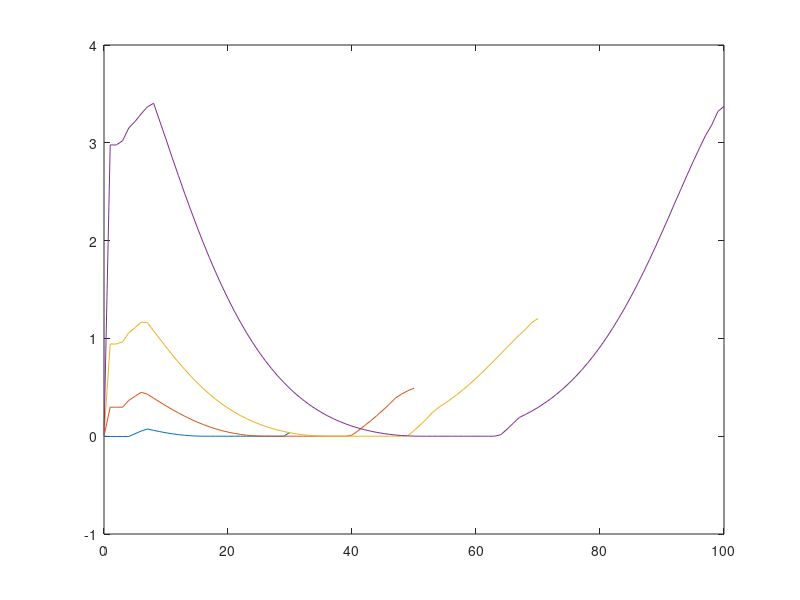

Here is the MATLAB script that generated this plot: (Note: this script raises an error after producing the figure.)
clear;
clc;

load('perfisdepot_3_5_7_10.mat');
figure(1)
%subplot(121)
p = plot(t1,y1,t2,y2,t3,y3,t4,y4);
for i=1:4
    p(i).LineWidth = 2;
end
grid on;
%title('a) Power difference vs time');
xlabel('time(s)');
ylabel('\DeltaP_{Tx} (W)');
ylim([0 3.5]);
legend('y_l=3 m','y_l=5 m','y_l=7 m','y_l=10 m','Location','southeast');
% legend('boxoff');

figure(2)
%subplot(122)
x = [0 3 5 7 10];
y = [0 max(y1) max(y2) max(y3) max(y4)];
coef4 = polyfit(x,y,length(y)-1);
coef3 = polyfit(x,y,length(y)-2);
coef2 = polyfit(x,y,length(y)-3);

d = 0:0.01:10;
yf4 = zeros(1,length(d));
yf3 = zeros(1,length(d));
yf2 = zeros(1,length(d));
for i=1:length(d)
    yf4(i) = coef4(1)*d(i)^4+coef4(2)*d(i)^3+coef4(3)*d(i)^2+coef4(4)*d(i)+coef4(5);
    yf3(i) = coef3(1)*d(i)^3+coef3(2)*d(i)^2+coef3(3)*d(i)+coef3(4);
    yf2(i) = coef3(1)*d(i)^3+coef3(2)*d(i)^2+coef3(3);
end

p = plot(d,yf4,'r',x,y,'go');
p(1).LineWidth = 2;
p(2).LineWidth = 2;
%p(3).LineWidth = 2;
grid on;
%title('b) Power difference vs distance');
xlabel('Room length (m)');
ylabel('\DeltaP_{max} (W)');
ylim([0,max(yf3)*1.25])
% legend('y_l=3 m','y_l=5 m','y_l=7 m','y_l=10 m','Location','southeast');
% legend('boxoff');
legend('fitting curve','original data','Location','southeast')